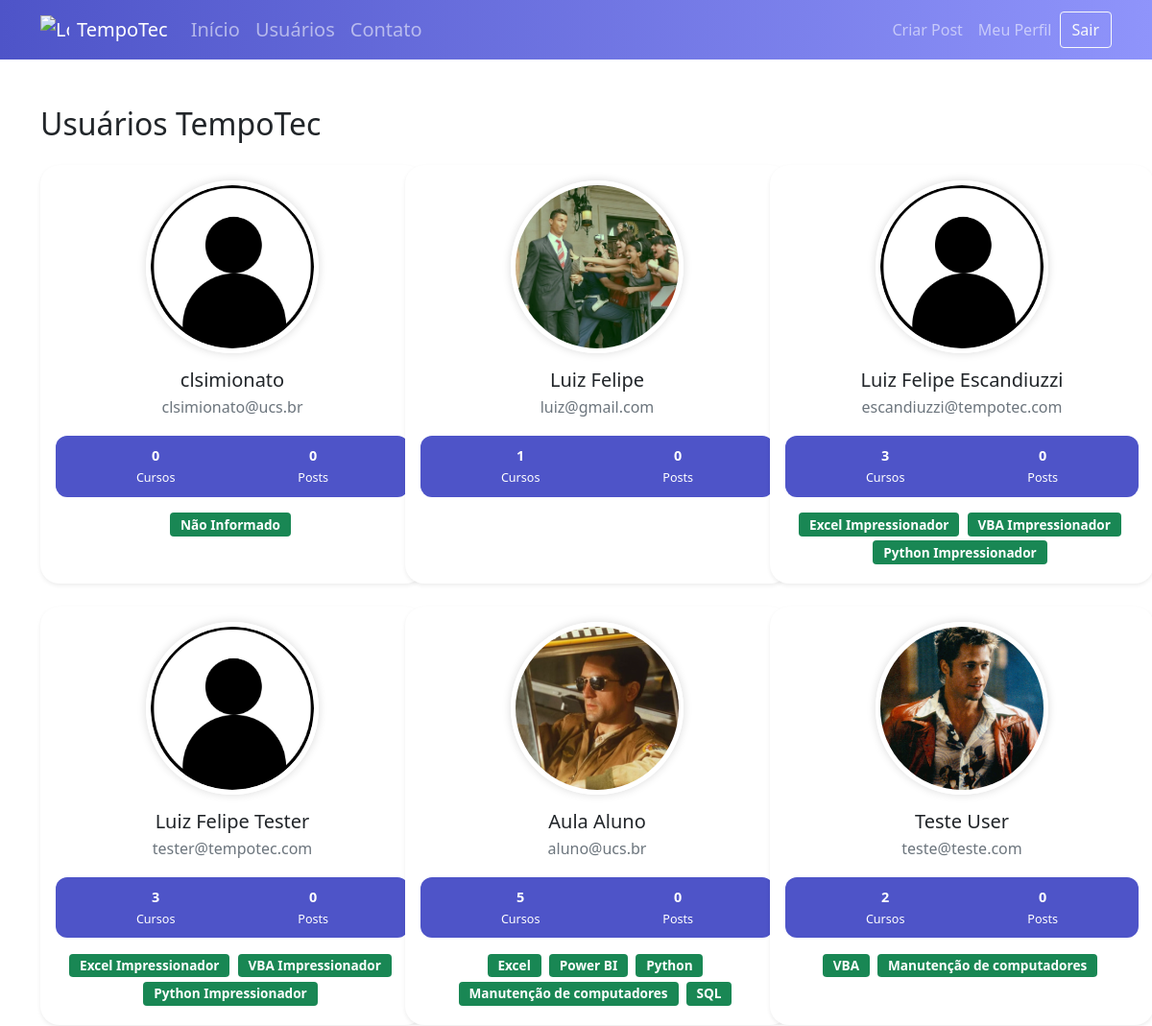
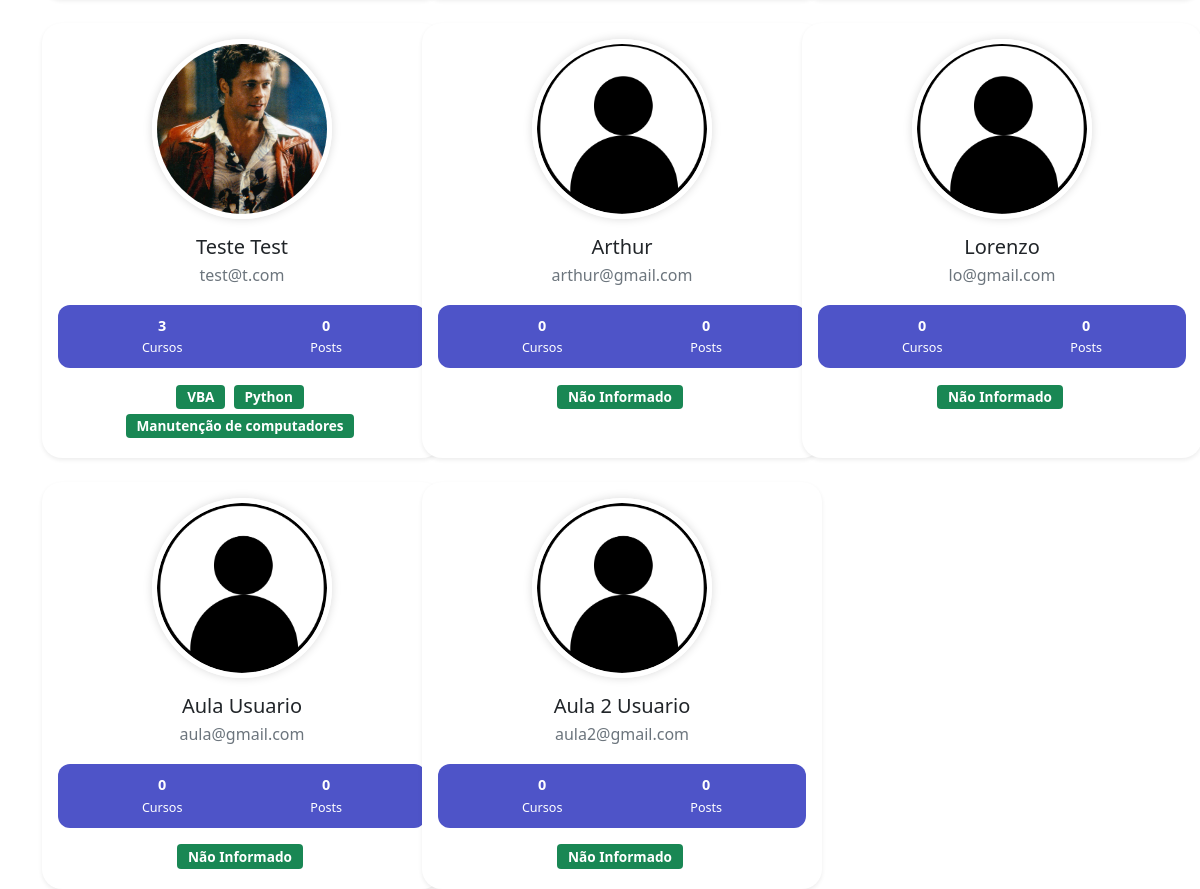
/usuarios (signed in), run on the app's committed database (2 pictures, top to bottom).
### tempotec/models.py (models this page shows, shortened)
class Usuario(database.Model, UserMixin):
    id = database.Column(database.Integer, primary_key=True)
    username = database.Column(database.String, nullable=False)
    email = database.Column(database.String, nullable=False, unique=True)
    senha = database.Column(database.String, nullable=False)
    foto_perfil = database.Column(database.String, default='default.jpg')
    posts = database.relationship('Post', backref='autor', lazy=True)
    cursos = database.Column(database.String, nullable=False, default='Não Informado')

### tempotec/routes.py (the view)
@app.route('/usuarios')
@login_required
def usuarios():
    lista_usuarios = Usuario.query.all()
    return render_template('usuarios.html', lista_usuarios=lista_usuarios)

### tempotec/models.py (called while the page is built)
@login_manager.user_loader
def load_usuario(id_usuario):
    return Usuario.query.get(int(id_usuario))

### tempotec/templates/usuarios.html
{% extends 'base.html' %} {% block body %}
<div class="container mt-5">
  <h2 class="mb-4">Usuários TempoTec</h2>
  <div class="row row-cols-1 row-cols-md-2 row-cols-lg-3 g-4">
    {% for usuario in lista_usuarios %}
    <div class="col">
      <div class="card shadow-sm p-3 user-card h-100">
        <div class="d-flex flex-column align-items-center text-center">
          <img
            src="{{ url_for('static', filename='fotos_perfil/{}'.format(usuario.foto_perfil)) }}"
            class="profile-img mb-3"
            alt="Foto de Perfil"
          />
          <h5 class="mb-1">{{ usuario.username }}</h5>
          <p class="text-muted mb-2">{{ usuario.email }}</p>
          <div class="user-stats d-flex justify-content-around w-100">
            <div>
              <strong>
                {% if 'Não Informado' in usuario.cursos %} 0 {% else %} {{
                usuario.cursos.count(';') + 1 }} {% endif %} </strong
              ><br /><small>Cursos</small>
            </div>
            <div><strong>0</strong><br /><small>Posts</small></div>
          </div>
          <div class="mt-3 text-center w-100">
            {% for curso in usuario.cursos.split(';') %} {% if curso != 'Não
            Informado' %}
            <span class="badge bg-success badge-course me-1 mb-1"
              >{{ curso }}</span
            >
            {% endif %} {% endfor %}
          </div>
        </div>
      </div>
    </div>
    {% endfor %}
  </div>
</div>
{% endblock %}

### tempotec/static/main.css (style rules this page uses)
.card { width: 400px; border: none; border-radius: 10px; background-color: #fff }
.user-card { border-radius: 20px; transition: transform 0.2s; }
.profile-img { width: 120px; height: 120px; object-fit: cover; border-radius: 50%; box-shadow: 0 0 8px rgba(0, 0, 0, 0.1); }
.badge-course { font-size: 0.85rem; padding: 0.4em 0.8em; }
.user-stats { background-color: #4e54c8; color: white; border-radius: 12px; padding: 10px 20px; font-size: 0.9rem; margin-top: 10px; }
.profile-img { width: 180px; height: 180px; object-fit: cover; border-radius: 50%; border: 5px solid #fff; box-shadow: 0 0 10px rgba(0, 0, 0, 0.15); }

### data on the page
Usuario: foto_perfil (placeholder picture), username "clsimionato", email "clsimionato@ucs.br", shows "0", cursos "Não Informado"
Usuario: foto_perfil (picture), username "Luiz Felipe", email "luiz@gmail.com", cursos "1"
Usuario: foto_perfil (placeholder picture), username "Luiz Felipe Escandiuzzi", email "escandiuzzi@tempotec.com", cursos "3", curso "Excel Impressionador" "VBA Impressionador" "Python Impressionador"
Usuario: foto_perfil (placeholder picture), username "Luiz Felipe Tester", email "tester@tempotec.com", cursos "3", curso "Excel Impressionador" "VBA Impressionador" "Python Impressionador"
Usuario: foto_perfil (picture), username "Aula Aluno", email "aluno@ucs.br", cursos "5", curso "Excel" "Power BI" "Python" "Manutenção de computadores" "SQL"
Usuario: foto_perfil (picture), username "Teste User", email "teste@teste.com", cursos "2", curso "VBA" "Manutenção de computadores"
Usuario: foto_perfil (picture), username "Teste Test", email "test@t.com", cursos "3", curso "VBA" "Python" "Manutenção de computadores"
Usuario: foto_perfil (placeholder picture), username "Arthur", email "arthur@gmail.com", shows "0", cursos "Não Informado"
Usuario: foto_perfil (placeholder picture), username "Lorenzo", email "lo@gmail.com", shows "0", cursos "Não Informado"
Usuario: foto_perfil (placeholder picture), username "Aula Usuario", email "aula@gmail.com", shows "0", cursos "Não Informado"
Usuario: foto_perfil (placeholder picture), username "Aula 2 Usuario", email "aula2@gmail.com", shows "0", cursos "Não Informado"
